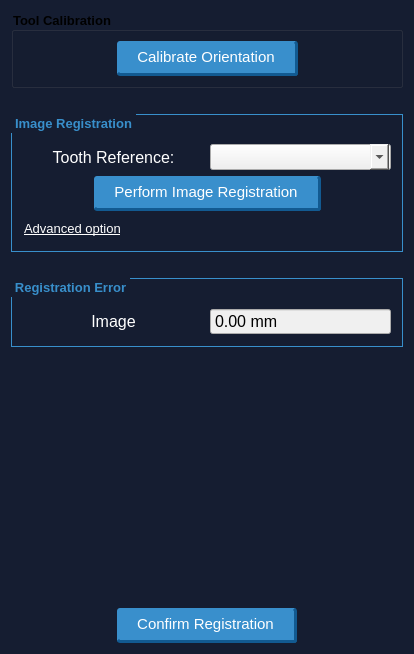
<?xml version="1.0" encoding="UTF-8"?>
<ui version="4.0">
 <class>SCBDentalRegistrationPipeline</class>
 <widget class="QWidget" name="SCBDentalRegistrationPipeline">
  <property name="geometry">
   <rect>
    <x>0</x>
    <y>0</y>
    <width>414</width>
    <height>654</height>
   </rect>
  </property>
  <property name="minimumSize">
   <size>
    <width>414</width>
    <height>0</height>
   </size>
  </property>
  <property name="maximumSize">
   <size>
    <width>414</width>
    <height>16777215</height>
   </size>
  </property>
  <property name="windowTitle">
   <string>Registration</string>
  </property>
  <property name="styleSheet">
   <string notr="true">QWidget{
        background-color:#151d31}</string>
  </property>
  <layout class="QVBoxLayout" name="verticalLayout">
   <item>
    <widget class="QGroupBox" name="groupBox_Tracking_2">
     <property name="font">
      <font>
       <pointsize>10</pointsize>
       <weight>75</weight>
       <bold>true</bold>
      </font>
     </property>
     <property name="styleSheet">
      <string notr="true">QGroupBox {
    background-color: transparent;
    border: 1px solid #388fcb;
    border-radius: 0px;
    margin-top: 4ex; /* leave space at the top for the title */
    font-weight: bold;
	
}

QGroupBox::title {
    subcontrol-origin: margin;
    subcontrol-position: top left; /* position at the top center */
    color: #388fcb;
    padding: 2px;
}he top center */
    color: #388fcb;
    padding: 2px;
}</string>
     </property>
     <property name="title">
      <string>Tool Calibration</string>
     </property>
     <layout class="QHBoxLayout" name="horizontalLayout_5">
      <item>
       <spacer name="horizontalSpacer">
        <property name="orientation">
         <enum>Qt::Horizontal</enum>
        </property>
        <property name="sizeHint" stdset="0">
         <size>
          <width>83</width>
          <height>20</height>
         </size>
        </property>
       </spacer>
      </item>
      <item>
       <widget class="QPushButton" name="pushButtonCalibrateOrientation">
        <property name="sizePolicy">
         <sizepolicy hsizetype="Preferred" vsizetype="Fixed">
          <horstretch>0</horstretch>
          <verstretch>0</verstretch>
         </sizepolicy>
        </property>
        <property name="minimumSize">
         <size>
          <width>0</width>
          <height>0</height>
         </size>
        </property>
        <property name="maximumSize">
         <size>
          <width>16777215</width>
          <height>16777215</height>
         </size>
        </property>
        <property name="font">
         <font>
          <family>Microsoft YaHei UI</family>
          <pointsize>11</pointsize>
         </font>
        </property>
        <property name="styleSheet">
         <string notr="true">QPushButton{
padding:7px 20px 7px 20px;
outline:none;
background-color: #398fcc;
border-radius:3px; 
border-top: none;
border-left: none;
border-right: 3px  solid #125a91;
border-bottom: 3px  solid #125a91;
color:rgb(255, 255, 255);
}

QPushButton:hover{ 
background-color:#2fa2f4; 
color: white; 
}

QPushButton:pressed
{ 
background-color: #398fcc;
border:none;
}


/*
QPushButton {
color: #333;
border: 2px solid #555;
border-radius: 11px;
padding: 5px;
background: qradialgradient(cx: 0.3, cy: -0.4,
fx: 0.3, fy: -0.4,
radius: 1.35, stop: 0 #fff, stop: 1 #888);
min-width: 80px;
}

QPushButton:hover {
background: qradialgradient(cx: 0.3, cy: -0.4,
fx: 0.3, fy: -0.4,
radius: 1.35, stop: 0 #fff, stop: 1 #bbb);
}

QPushButton:pressed {
background: qradialgradient(cx: 0.4, cy: -0.1,
fx: 0.4, fy: -0.1,
radius: 1.35, stop: 0 #fff, stop: 1 #ddd);
}
*/</string>
        </property>
        <property name="text">
         <string>Calibrate Orientation</string>
        </property>
       </widget>
      </item>
      <item>
       <spacer name="horizontalSpacer_2">
        <property name="orientation">
         <enum>Qt::Horizontal</enum>
        </property>
        <property name="sizeHint" stdset="0">
         <size>
          <width>83</width>
          <height>20</height>
         </size>
        </property>
       </spacer>
      </item>
     </layout>
    </widget>
   </item>
   <item>
    <widget class="QLabel" name="label_4">
     <property name="styleSheet">
      <string notr="true">background-color: transparent;</string>
     </property>
     <property name="text">
      <string/>
     </property>
     <property name="pixmap">
      <pixmap resource="Resource/Dental.qrc">:/HyperBlue/hyperblue/icon/arrow.png</pixmap>
     </property>
     <property name="alignment">
      <set>Qt::AlignCenter</set>
     </property>
    </widget>
   </item>
   <item>
    <widget class="QGroupBox" name="groupBoxImageRegistration">
     <property name="font">
      <font>
       <pointsize>10</pointsize>
       <weight>75</weight>
       <bold>true</bold>
      </font>
     </property>
     <property name="styleSheet">
      <string notr="true">QGroupBox {
    background-color: transparent;
    border: 1px solid #388fcb;
    border-radius: 0px;
    margin-top: 4ex; /* leave space at the top for the title */
    font-weight: bold;
	
}

QGroupBox::title {
    subcontrol-origin: margin;
    subcontrol-position: top left; /* position at the top center */
    color: #388fcb;
    padding: 2px;
}</string>
     </property>
     <property name="title">
      <string>Image Registration</string>
     </property>
     <layout class="QVBoxLayout" name="verticalLayout_2">
      <item>
       <layout class="QHBoxLayout" name="horizontalLayout">
        <item>
         <widget class="QLabel" name="labelToothReference">
          <property name="font">
           <font>
            <family>Microsoft YaHei UI</family>
            <pointsize>12</pointsize>
           </font>
          </property>
          <property name="styleSheet">
           <string notr="true">color:white; background-color: transparent;</string>
          </property>
          <property name="text">
           <string>Tooth Reference:</string>
          </property>
          <property name="alignment">
           <set>Qt::AlignCenter</set>
          </property>
         </widget>
        </item>
        <item>
         <widget class="QComboBox" name="comboBoxToothReference">
          <property name="font">
           <font>
            <pointsize>11</pointsize>
           </font>
          </property>
          <property name="styleSheet">
           <string notr="true">QComboBox{
background-color: #f0f0f0;
color:black;
}

QComboBox:!editable, QComboBox::drop-down:editable {
background-color: #f0f0f0;
color:black;
}

QWidget{
background-color: #f0f0f0;
color:black;
}

QComboBox QAbstractItemView
{
selection-color: black;
selection-background-color: #2fa2f4;
}</string>
          </property>
          <item>
           <property name="text">
            <string/>
           </property>
          </item>
          <item>
           <property name="text">
            <string>L-Dental</string>
           </property>
          </item>
          <item>
           <property name="text">
            <string>R-Dental</string>
           </property>
          </item>
          <item>
           <property name="text">
            <string>TeethRef</string>
           </property>
          </item>
         </widget>
        </item>
       </layout>
      </item>
      <item>
       <layout class="QHBoxLayout" name="horizontalLayout_4">
        <item>
         <spacer name="horizontalSpacer_4">
          <property name="orientation">
           <enum>Qt::Horizontal</enum>
          </property>
          <property name="sizeHint" stdset="0">
           <size>
            <width>40</width>
            <height>20</height>
           </size>
          </property>
         </spacer>
        </item>
        <item>
         <widget class="QPushButton" name="pushButtonTrackerInImageRegistration">
          <property name="sizePolicy">
           <sizepolicy hsizetype="Preferred" vsizetype="Fixed">
            <horstretch>0</horstretch>
            <verstretch>0</verstretch>
           </sizepolicy>
          </property>
          <property name="minimumSize">
           <size>
            <width>0</width>
            <height>0</height>
           </size>
          </property>
          <property name="maximumSize">
           <size>
            <width>16777215</width>
            <height>16777215</height>
           </size>
          </property>
          <property name="font">
           <font>
            <family>Microsoft YaHei UI</family>
            <pointsize>11</pointsize>
           </font>
          </property>
          <property name="styleSheet">
           <string notr="true">QPushButton{
padding:7px 20px 7px 20px;
outline:none;
background-color: #398fcc;
border-radius:3px; 
border-top: none;
border-left: none;
border-right: 3px  solid #125a91;
border-bottom: 3px  solid #125a91;
color:rgb(255, 255, 255);
}

QPushButton:hover{ 
background-color:#2fa2f4; 
color: white; 
}

QPushButton:pressed
{ 
background-color: #398fcc;
border:none;
}


/*
QPushButton {
color: #333;
border: 2px solid #555;
border-radius: 11px;
padding: 5px;
background: qradialgradient(cx: 0.3, cy: -0.4,
fx: 0.3, fy: -0.4,
radius: 1.35, stop: 0 #fff, stop: 1 #888);
min-width: 80px;
}

QPushButton:hover {
background: qradialgradient(cx: 0.3, cy: -0.4,
fx: 0.3, fy: -0.4,
radius: 1.35, stop: 0 #fff, stop: 1 #bbb);
}

QPushButton:pressed {
background: qradialgradient(cx: 0.4, cy: -0.1,
fx: 0.4, fy: -0.1,
radius: 1.35, stop: 0 #fff, stop: 1 #ddd);
}
*/</string>
          </property>
          <property name="text">
           <string>Perform Image Registration</string>
          </property>
         </widget>
        </item>
        <item>
         <spacer name="horizontalSpacer_3">
          <property name="orientation">
           <enum>Qt::Horizontal</enum>
          </property>
          <property name="sizeHint" stdset="0">
           <size>
            <width>40</width>
            <height>20</height>
           </size>
          </property>
         </spacer>
        </item>
       </layout>
      </item>
      <item>
       <widget class="QPushButton" name="pushButtonAdvancedOption">
        <property name="font">
         <font>
          <pointsize>10</pointsize>
          <underline>true</underline>
         </font>
        </property>
        <property name="cursor">
         <cursorShape>PointingHandCursor</cursorShape>
        </property>
        <property name="styleSheet">
         <string notr="true">QPushButton{
text-align: left;
color:white;
}</string>
        </property>
        <property name="text">
         <string>Advanced option</string>
        </property>
        <property name="flat">
         <bool>true</bool>
        </property>
       </widget>
      </item>
     </layout>
    </widget>
   </item>
   <item>
    <widget class="QLabel" name="label_3">
     <property name="styleSheet">
      <string notr="true">background-color: transparent;</string>
     </property>
     <property name="text">
      <string/>
     </property>
     <property name="pixmap">
      <pixmap resource="Resource/Dental.qrc">:/HyperBlue/hyperblue/icon/arrow.png</pixmap>
     </property>
     <property name="alignment">
      <set>Qt::AlignCenter</set>
     </property>
    </widget>
   </item>
   <item>
    <widget class="QGroupBox" name="groupBoxRegistrationError">
     <property name="font">
      <font>
       <pointsize>10</pointsize>
       <weight>75</weight>
       <bold>true</bold>
      </font>
     </property>
     <property name="styleSheet">
      <string notr="true">QGroupBox {
    background-color: transparent;
    border: 1px solid #388fcb;
    border-radius: 0px;
    margin-top: 4ex; /* leave space at the top for the title */
    font-weight: bold;
	
}

QGroupBox::title {
    subcontrol-origin: margin;
    subcontrol-position: top left; /* position at the top center */
    color: #388fcb;
    padding: 2px;
}</string>
     </property>
     <property name="title">
      <string>Registration Error</string>
     </property>
     <layout class="QVBoxLayout" name="verticalLayout_5">
      <item>
       <layout class="QHBoxLayout" name="horizontalLayout_2">
        <item>
         <widget class="QLabel" name="labelImageError">
          <property name="font">
           <font>
            <family>Microsoft YaHei UI</family>
            <pointsize>12</pointsize>
           </font>
          </property>
          <property name="styleSheet">
           <string notr="true">color:white; background-color: transparent;</string>
          </property>
          <property name="text">
           <string>Image</string>
          </property>
          <property name="alignment">
           <set>Qt::AlignCenter</set>
          </property>
         </widget>
        </item>
        <item>
         <widget class="QDoubleSpinBox" name="doubleSpinBoxTrackerInImage">
          <property name="font">
           <font>
            <pointsize>12</pointsize>
           </font>
          </property>
          <property name="styleSheet">
           <string notr="true">QDoubleSpinBox{
background-color: #f0f0f0;
color:black;
}</string>
          </property>
          <property name="readOnly">
           <bool>true</bool>
          </property>
          <property name="buttonSymbols">
           <enum>QAbstractSpinBox::NoButtons</enum>
          </property>
          <property name="suffix">
           <string> mm</string>
          </property>
         </widget>
        </item>
       </layout>
      </item>
     </layout>
    </widget>
   </item>
   <item>
    <spacer name="verticalSpacer">
     <property name="orientation">
      <enum>Qt::Vertical</enum>
     </property>
     <property name="sizeHint" stdset="0">
      <size>
       <width>20</width>
       <height>40</height>
      </size>
     </property>
    </spacer>
   </item>
   <item>
    <widget class="QLabel" name="label_6">
     <property name="styleSheet">
      <string notr="true">background-color: transparent;</string>
     </property>
     <property name="text">
      <string/>
     </property>
     <property name="pixmap">
      <pixmap resource="Resource/Dental.qrc">:/HyperBlue/hyperblue/icon/arrow.png</pixmap>
     </property>
     <property name="alignment">
      <set>Qt::AlignCenter</set>
     </property>
    </widget>
   </item>
   <item>
    <spacer name="verticalSpacer_3">
     <property name="orientation">
      <enum>Qt::Vertical</enum>
     </property>
     <property name="sizeHint" stdset="0">
      <size>
       <width>17</width>
       <height>44</height>
      </size>
     </property>
    </spacer>
   </item>
   <item>
    <layout class="QHBoxLayout" name="horizontalLayout_7">
     <item>
      <spacer name="horizontalSpacer_7">
       <property name="orientation">
        <enum>Qt::Horizontal</enum>
       </property>
       <property name="sizeHint" stdset="0">
        <size>
         <width>40</width>
         <height>20</height>
        </size>
       </property>
      </spacer>
     </item>
     <item>
      <widget class="QPushButton" name="pushButtonRegistrationConfirm">
       <property name="sizePolicy">
        <sizepolicy hsizetype="Preferred" vsizetype="Fixed">
         <horstretch>0</horstretch>
         <verstretch>0</verstretch>
        </sizepolicy>
       </property>
       <property name="minimumSize">
        <size>
         <width>0</width>
         <height>0</height>
        </size>
       </property>
       <property name="maximumSize">
        <size>
         <width>16777215</width>
         <height>16777215</height>
        </size>
       </property>
       <property name="font">
        <font>
         <family>Microsoft YaHei UI</family>
         <pointsize>11</pointsize>
        </font>
       </property>
       <property name="styleSheet">
        <string notr="true">QPushButton{
padding:7px 20px 7px 20px;
outline:none;
background-color: #398fcc;
border-radius:3px; 
border-top: none;
border-left: none;
border-right: 3px  solid #125a91;
border-bottom: 3px  solid #125a91;
color:rgb(255, 255, 255);
}

QPushButton:hover{ 
background-color:#2fa2f4; 
color: white; 
}

QPushButton:pressed
{ 
background-color: #398fcc;
border:none;
}


/*
QPushButton {
color: #333;
border: 2px solid #555;
border-radius: 11px;
padding: 5px;
background: qradialgradient(cx: 0.3, cy: -0.4,
fx: 0.3, fy: -0.4,
radius: 1.35, stop: 0 #fff, stop: 1 #888);
min-width: 80px;
}

QPushButton:hover {
background: qradialgradient(cx: 0.3, cy: -0.4,
fx: 0.3, fy: -0.4,
radius: 1.35, stop: 0 #fff, stop: 1 #bbb);
}

QPushButton:pressed {
background: qradialgradient(cx: 0.4, cy: -0.1,
fx: 0.4, fy: -0.1,
radius: 1.35, stop: 0 #fff, stop: 1 #ddd);
}
*/</string>
       </property>
       <property name="text">
        <string>Confirm Registration</string>
       </property>
      </widget>
     </item>
     <item>
      <spacer name="horizontalSpacer_8">
       <property name="orientation">
        <enum>Qt::Horizontal</enum>
       </property>
       <property name="sizeHint" stdset="0">
        <size>
         <width>40</width>
         <height>20</height>
        </size>
       </property>
      </spacer>
     </item>
    </layout>
   </item>
  </layout>
 </widget>
 <resources>
  <include location="Resource/Dental.qrc"/>
 </resources>
 <connections/>
</ui>
